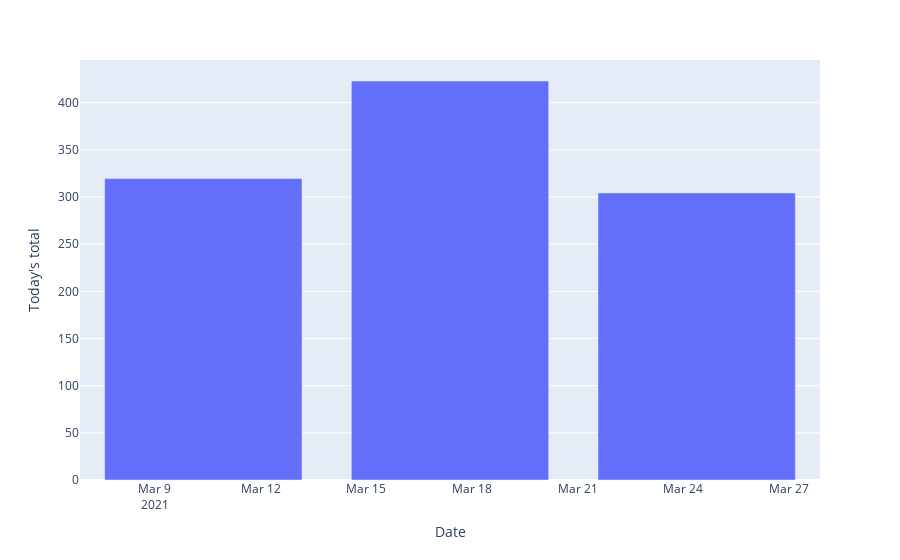

Notebook source saved alongside this figure:
### Code cell
fig_wed = px.bar(wed_at_nine, y="Today's total")
fig_wed.show()

### Figure 1 — Plotly figure (JSON) as saved in the notebook; plotly's stock layout.template omitted (floating-point values rounded to 4 significant figures)
{"data": [{"alignmentgroup": "True", "hovertemplate": "Date=%{x}<br>Today's total=%{y}<extra></extra>", "legendgroup": "", "marker": {"color": "#636efa"}, "name": "", "offsetgroup": "", "orientation": "v", "showlegend": false, "textposition": "auto", "type": "bar", "x": ["2021-03-10T09:00:00", "2021-03-17T09:00:00", "2021-03-24T09:00:00"], "xaxis": "x", "y": [319.5, 423.0, 304.3], "yaxis": "y"}], "layout": {"barmode": "relative", "legend": {"tracegroupgap": 0}, "margin": {"t": 60}, "xaxis": {"anchor": "y", "domain": [0, 1], "title": {"text": "Date"}}, "yaxis": {"anchor": "x", "domain": [0, 1], "title": {"text": "Today's total"}}}}
